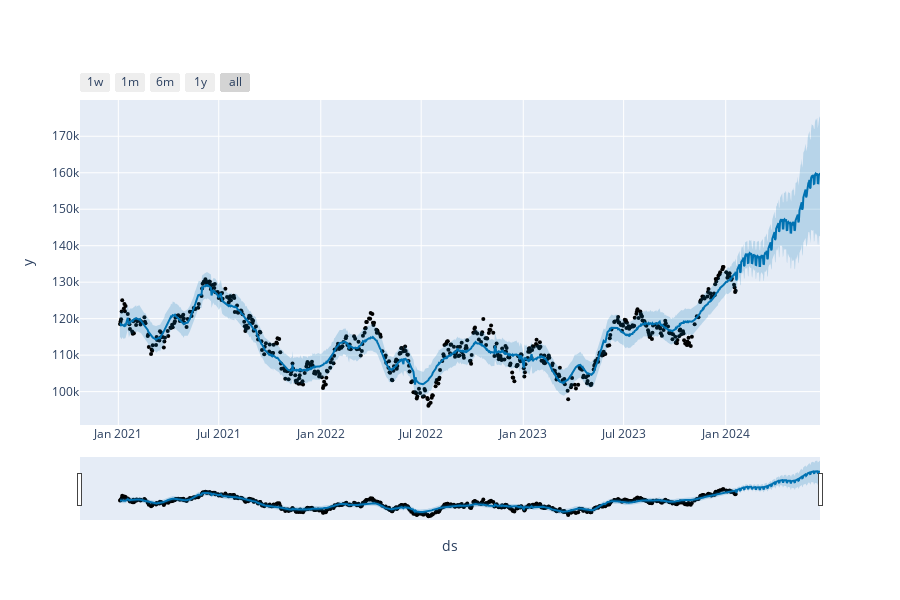

Notebook code for this chart:
### Code cell
plot_plotly(m, forecast)

### Figure 1 — Plotly figure (JSON) as saved in the notebook; plotly's stock layout.template omitted (floating-point values rounded to 4 significant figures; data arrays with more than 128 entries replaced by an {"elided": "..."} marker saying what was removed)
{"data": [{"marker": {"color": "black", "size": 4}, "mode": "markers", "name": "Actual", "type": "scatter", "x": {"elided": "607 str values"}, "y": {"elided": "607 int values"}}, {"hoverinfo": "skip", "line": {"width": 0}, "mode": "lines", "type": "scatter", "x": {"elided": "759 str values"}, "y": {"elided": "759 float values"}}, {"fill": "tonexty", "fillcolor": "rgba(0, 114, 178, 0.2)", "line": {"color": "#0072B2", "width": 2}, "mode": "lines", "name": "Predicted", "type": "scatter", "x": {"elided": "759 str values"}, "y": {"elided": "759 float values"}}, {"fill": "tonexty", "fillcolor": "rgba(0, 114, 178, 0.2)", "hoverinfo": "skip", "line": {"width": 0}, "mode": "lines", "type": "scatter", "x": {"elided": "759 str values"}, "y": {"elided": "759 float values"}}], "layout": {"height": 600, "showlegend": false, "width": 900, "xaxis": {"rangeselector": {"buttons": [{"count": 7, "label": "1w", "step": "day", "stepmode": "backward"}, {"count": 1, "label": "1m", "step": "month", "stepmode": "backward"}, {"count": 6, "label": "6m", "step": "month", "stepmode": "backward"}, {"count": 1, "label": "1y", "step": "year", "stepmode": "backward"}, {"step": "all"}]}, "rangeslider": {"visible": true}, "title": {"text": "ds"}, "type": "date"}, "yaxis": {"title": {"text": "y"}}}}
